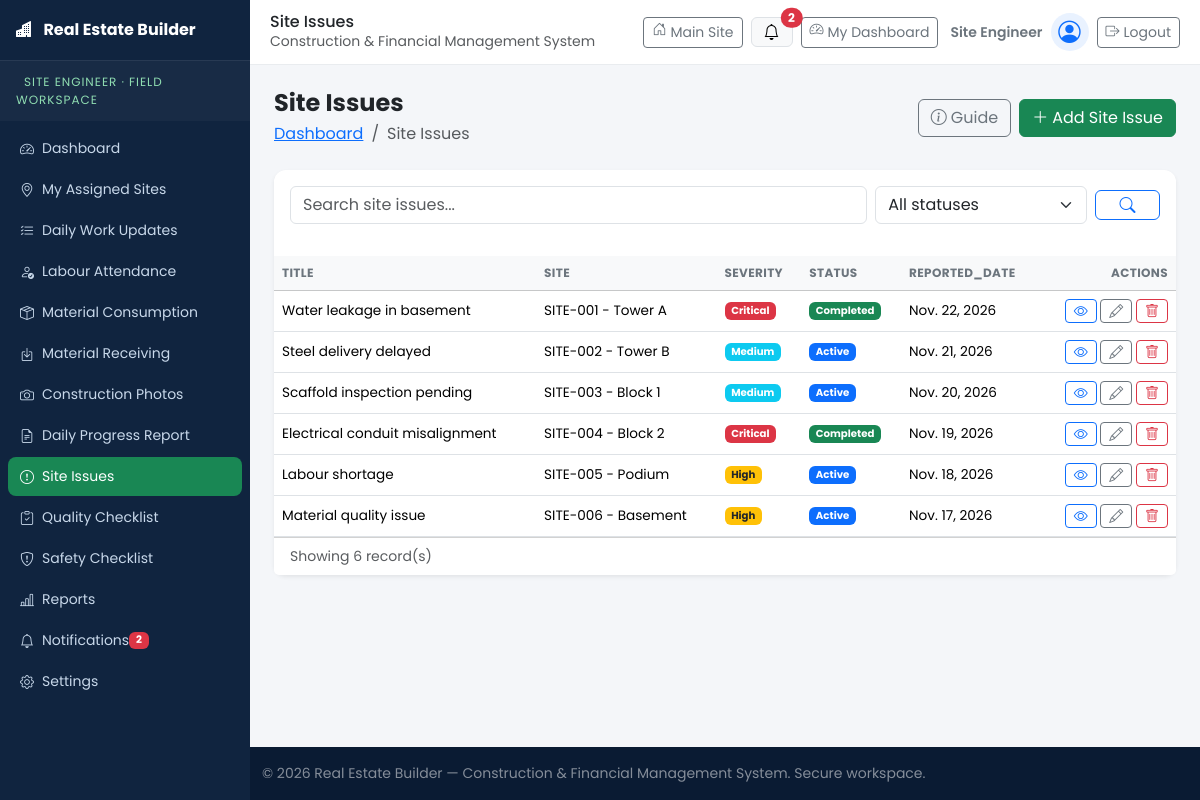
Screenshot of /supervisor/issues/ (signed in) with the database file from the repository.
### accounts/models.py (models this page shows, shortened)
class UserProfile(models.Model):
    ROLE_BUILDER = "BUILDER"
    ROLE_SITE_ENGINEER = "SITE_ENGINEER"
    ROLE_SITE_SUPERVISOR = "SITE_SUPERVISOR"
    ROLE_CONTRACTOR = "CONTRACTOR"
    ROLE_STORE_MANAGER = "STORE_MANAGER"
    ROLE_ACCOUNTANT = "ACCOUNTANT"
    ROLE_LABOUR = "LABOUR"
    ROLE_CHOICES = (
        (ROLE_BUILDER, "Builder / Admin"),
        (ROLE_SITE_ENGINEER, "Site Engineer"),
        (ROLE_SITE_SUPERVISOR, "Site Supervisor"),
        (ROLE_CONTRACTOR, "Contractor"),
        (ROLE_STORE_MANAGER, "Store Manager"),
        (ROLE_ACCOUNTANT, "Accountant"),
        (ROLE_LABOUR, "Labour / Worker"),
    )
    ROLE_ICONS = {
        ROLE_BUILDER: "bi-person-badge",
        ROLE_SITE_ENGINEER: "bi-ruler",
        ROLE_SITE_SUPERVISOR: "bi-hardhat",
        ROLE_CONTRACTOR: "bi-briefcase",
        ROLE_STORE_MANAGER: "bi-box-seam",
        ROLE_ACCOUNTANT: "bi-cash-coin",
        ROLE_LABOUR: "bi-people",
    }
    ROLE_DASHBOARDS = {
        ROLE_BUILDER: "dashboards:dashboard_builder",
        ROLE_SITE_ENGINEER: "dashboards:dashboard_site_engineer",
        ROLE_SITE_SUPERVISOR: "dashboards:dashboard_site_supervisor",
        ROLE_CONTRACTOR: "dashboards:dashboard_contractor",
        ROLE_STORE_MANAGER: "dashboards:dashboard_store_manager",
        ROLE_ACCOUNTANT: "dashboards:dashboard_accountant",
        ROLE_LABOUR: "dashboards:dashboard_labour",
    }
    GENDER_CHOICES = (
        ("", "Prefer not to say"),
        ("MALE", "Male"),
        ("FEMALE", "Female"),
        ("OTHER", "Other"),
    )
    STATUS_ACTIVE = "ACTIVE"
    STATUS_INACTIVE = "INACTIVE"
    STATUS_SUSPENDED = "SUSPENDED"
    STATUS_CHOICES = (
        (STATUS_ACTIVE, "Active"),
        (STATUS_INACTIVE, "Inactive"),
        (STATUS_SUSPENDED, "Suspended"),
    )
    user = models.OneToOneField(User, on_delete=models.CASCADE, related_name="profile")
    full_name = models.CharField(max_length=150)
    email = models.EmailField(max_length=254, unique=True)
    mobile = models.CharField(max_length=20)
    role = models.CharField(max_length=30, choices=ROLE_CHOICES, default=ROLE_BUILDER, db_index=True)
    address = models.TextField(blank=True)
    gender = models.CharField(max_length=10, choices=GENDER_CHOICES, blank=True)
    profile_photo = models.ImageField(upload_to="profiles/", blank=True, null=True)
    account_status = models.CharField(max_length=10, choices=STATUS_CHOICES, default=STATUS_ACTIVE, db_index=True)
    date_registered = models.DateTimeField(auto_now_add=True)
    class Meta:
        ordering = ["-date_registered"]
    @property
    def role_icon(self):
        return self.ROLE_ICONS.get(self.role, "bi-person")
    @property
    def is_active_account(self):
        return self.account_status == self.STATUS_ACTIVE and self.user.is_active
    def get_dashboard_url(self):
        return reverse(self.ROLE_DASHBOARDS.get(self.role, "home"))

### ConstructionManagement/models.py (models this page shows, shortened)
class SiteIssue(models.Model):
    SEVERITY_CHOICES = (
        ("LOW", "Low"),
        ("MEDIUM", "Medium"),
        ("HIGH", "High"),
        ("CRITICAL", "Critical"),
    )
    site = models.ForeignKey(Site, on_delete=models.CASCADE, related_name="issues")
    title = models.CharField(max_length=200)
    description = models.TextField(blank=True)
    severity = models.CharField(max_length=10, choices=SEVERITY_CHOICES, default="MEDIUM")
    status = models.CharField(max_length=20, choices=StatusChoices.choices, default=StatusChoices.ACTIVE)
    reported_by = models.CharField(max_length=120, blank=True)
    reported_date = models.DateField(null=True, blank=True)
    resolved_date = models.DateField(null=True, blank=True)
    resolution = models.TextField(blank=True)
    class Meta:
        ordering = ["-reported_date"]

class Site(models.Model):
    project = models.ForeignKey(Project, on_delete=models.CASCADE, related_name="sites")
    name = models.CharField(max_length=200)
    code = models.CharField(max_length=40, unique=True)
    location = models.CharField(max_length=200, blank=True)
    area_sqft = models.PositiveIntegerField(default=0)
    start_date = models.DateField(null=True, blank=True)
    expected_completion = models.DateField(null=True, blank=True)
    progress = models.PositiveSmallIntegerField(default=0)
    status = models.CharField(max_length=20, choices=StatusChoices.choices, default=StatusChoices.ACTIVE)
    supervisor = models.CharField(max_length=120, blank=True)
    description = models.TextField(blank=True)
    class Meta:
        ordering = ["name"]
    def __str__(self):
        return f"{self.code} - {self.name}"

### ConstructionManagement/views.py (the view)
# urls.py: path("supervisor/<str:page>/", views.supervisor_page, name="supervisor_page"),
@role_required(*FIELD_ROLES)
def supervisor_page(request, page):
    if page == "dashboard":
        return supervisor_dashboard(request)
    if page == "reports":
        return reports(request, "supervisor")
    if page == "settings":
        return settings_page(request, "supervisor")
    if page == "notifications":
        return resource_list(request, "supervisor", "notification", page_title="Notifications")
    if page in SUPERVISOR_PAGES:
        qs = None
        if page == "receiving":
            qs = models.MaterialTransaction.objects.filter(transaction_type="RECEIVED")
        elif page == "materials":
            qs = models.Material.objects.all()
        return resource_list(request, "supervisor", SUPERVISOR_PAGES[page], queryset=qs)
    messages.error(request, "The requested page does not exist.")
    return redirect("supervisor_dashboard")

### ConstructionManagement/forms.py
class SearchForm(forms.Form):
    q = forms.CharField(required=False, label="Search", widget=forms.TextInput(attrs={"class": "form-control", "placeholder": "Search records..."}))
    status = forms.ChoiceField(required=False, choices=[("", "All statuses")] + list(models.StatusChoices.choices), widget=forms.Select(attrs={"class": "form-select"}))

### ConstructionManagement/context_processors.py (called while the page is built)
def global_context(request):
    notifications = Notification.objects.filter(audience__in=["ALL", "MANAGER", "SUPERVISOR"])[:8]
    return {
        "global_notifications": notifications,
        "unread_count": Notification.objects.filter(is_read=False).count(),
        "app_name": "Real Estate Builder",
    }

### ConstructionManagement/templatetags/construction_tags.py (called while the page is built)
@register.filter
def get_item(obj, key):
    return getattr(obj, key, "")

### ConstructionManagement/views.py (called while the page is built)
def _base_template(module):
    if module == "manager":
        return "ConstructionManagement/base_manager.html"
    return "ConstructionManagement/base_supervisor.html"

### ConstructionManagement/templates/ConstructionManagement/site_supervisor/issues.html
﻿{% extends "ConstructionManagement/generic/list.html" %}

### ConstructionManagement/templates/ConstructionManagement/generic/list.html (shortened to what this page needs)
{% extends base_template %}
{% load construction_tags %}
{% block app_content %}
<div class="d-flex flex-wrap justify-content-between align-items-center gap-2 mb-4">
  <div>
    <h4 class="fw-bold mb-1">{{ title }}</h4>
    <nav aria-label="breadcrumb"><ol class="breadcrumb mb-0 small"><li class="breadcrumb-item"><a href="{% if module == 'manager' %}{% url 'manager_dashboard' %}{% else %}{% url 'supervisor_dashboard' %}{% endif %}">Dashboard</a></li><li class="breadcrumb-item active">{{ title }}</li></ol></nav>
  </div>
  <div class="d-flex gap-2">
    <button type="button" class="btn btn-outline-secondary" data-bs-toggle="modal" data-bs-target="#pageGuideModal">
      <i class="bi bi-info-circle me-1"></i>Guide
    </button>
    {% if resource_key != 'notification' %}
      {% if module == 'manager' %}
        <a href="{% url 'manager_add' resource_key %}" class="btn btn-primary"><i class="bi bi-plus-lg me-1"></i>Add {{ resource.singular }}</a>
      {% else %}
        <a href="{% url 'supervisor_add' resource_key %}" class="btn btn-success"><i class="bi bi-plus-lg me-1"></i>Add {{ resource.singular }}</a>
      {% endif %}
    {% endif %}
  </div>
</div>
<div class="card border-0 shadow-sm reveal">
  <div class="card-body p-3">
    <form method="get" class="row g-2 align-items-center">
      <div class="{% if has_status %}col-md-8{% else %}col-md-10{% endif %}">
        <input type="text" name="q" value="{{ query }}" class="form-control" placeholder="Search {{ title|lower }}...">
      </div>
      {% if has_status %}
      <div class="col-md-3">
        <select name="status" class="form-select">
          {% for value, label in search_form.fields.status.choices %}
            <option value="{{ value }}" {% if status_filter == value %}selected{% endif %}>{{ label }}</option>
          {% endfor %}
        </select>
      </div>
      {% endif %}
      <div class="col-md-1 d-grid"><button class="btn btn-outline-primary" type="submit"><i class="bi bi-search"></i></button></div>
    </form>
  </div>
  <div class="table-responsive">
    <table class="table table-hover align-middle mb-0 {% if density == 'compact' %}table-sm{% endif %}">
      <thead class="table-light">
        <tr>
          {% for field in fields %}<th class="text-nowrap">{{ field|cut:"__"|title }}</th>{% endfor %}
          <th class="text-end">Actions</th>
        </tr>
      </thead>
      <tbody>
        {% for obj in objects %}
          <tr>
            {% for field in fields %}
              <td>
                {% if field == 'is_read' %}
                  {% if obj.is_read %}<span class="badge bg-success">Read</span>{% else %}<span class="badge bg-warning text-dark">Unread</span>{% endif %}
                {% elif field == 'status' %}
                  <span class="badge bg-{% if obj.status == 'COMPLETED' %}success{% elif obj.status == 'DELAYED' %}danger{% elif obj.status == 'ACTIVE' %}primary{% elif obj.status == 'PLANNED' %}secondary{% else %}warning text-dark{% endif %}">{{ obj.get_status_display }}</span>
                {% elif field == 'progress' %}
                  <div class="d-flex align-items-center gap-2"><div class="progress flex-grow-1" style="height:6px;min-width:60px"><div class="progress-bar" style="width:{{ obj.progress }}%"></div></div><small>{{ obj.progress }}%</small></div>
                {% elif field == 'severity' %}
                  <span class="badge bg-{% if obj.severity == 'CRITICAL' %}danger{% elif obj.severity == 'HIGH' %}warning text-dark{% else %}info{% endif %}">{{ obj.get_severity_display }}</span>
                {% elif field == 'transaction_type' %}
                  <span class="badge bg-{% if obj.transaction_type == 'RECEIVED' %}success{% else %}warning text-dark{% endif %}">{{ obj.get_transaction_type_display }}</span>
                {% elif field == 'image' %}
                  {% if obj.image %}<img src="{{ obj.image.url }}" alt="" style="width:48px;height:36px;object-fit:cover" class="rounded">{% endif %}
                {% else %}
                  {{ obj|get_item:field|default_if_none:"-" }}
                {% endif %}
              </td>
            {% endfor %}
            <td class="text-end text-nowrap">
              {% if module == 'manager' %}
                <a href="{% url 'manager_detail' resource_key obj.pk %}" class="btn btn-sm btn-outline-primary" title="View"><i class="bi bi-eye"></i></a>
                {% if resource_key != 'notification' %}<a href="{% url 'manager_edit' resource_key obj.pk %}" class="btn btn-sm btn-outline-secondary" title="Edit"><i class="bi bi-pencil"></i></a>{% endif %}
                {% if resource_key == 'dpr' %}<form method="post" action="{% url 'verify_dpr' obj.pk %}" class="d-inline">{% csrf_token %}<button class="btn btn-sm btn-outline-success" title="Verify"><i class="bi bi-check2-circle"></i></button></form>{% endif %}
                {% if resource_key == 'notification' %}<form method="post" action="{% url 'mark_notification_read' obj.pk %}" class="d-inline">{% csrf_token %}<input type="hidden" name="module" value="manager"><button class="btn btn-sm btn-outline-success" title="Mark read"><i class="bi bi-check2"></i></button></form>{% endif %}
                <a href="{% url 'manager_delete' resource_key obj.pk %}" class="btn btn-sm btn-outline-danger" title="Delete"><i class="bi bi-trash"></i></a>
              {% else %}
                <a href="{% url 'supervisor_detail' resource_key obj.pk %}" class="btn btn-sm btn-outline-primary" title="View"><i class="bi bi-eye"></i></a>
                <a href="{% url 'supervisor_edit' resource_key obj.pk %}" class="btn btn-sm btn-outline-secondary" title="Edit"><i class="bi bi-pencil"></i></a>
                <a href="{% url 'supervisor_delete' resource_key obj.pk %}" class="btn btn-sm btn-outline-danger" title="Delete"><i class="bi bi-trash"></i></a>
              {% endif %}
            </td>
          </tr>
        {% empty %}
          <tr><td colspan="{{ fields|length|add:1 }}" class="text-center text-muted py-5">No records found. Use the Add button to create one.</td></tr>
        {% endfor %}
      </tbody>
    </table>
  </div>
  <div class="card-footer bg-white small text-muted">Showing {{ objects|length }} record(s)</div>
</div>
{% endblock %}

### ConstructionManagement/templates/ConstructionManagement/partials/_topbar.html (shortened to what this page needs)
<header class="app-topbar">
  <div class="topbar-title">
    <h5 class="mb-0">{% block topbar_title %}{{ title|default:"Dashboard" }}{% endblock %}</h5>
    <small class="text-muted d-none d-sm-inline">Construction &amp; Financial Management System</small>
  </div>
  <div class="ms-auto d-flex align-items-center gap-2">
    <a class="btn btn-outline-secondary btn-sm d-none d-sm-inline-flex" href="{% url 'home' %}">
      <i class="bi bi-house-door me-1"></i> Main Site
    </a>
    <div class="dropdown">
      <button class="btn btn-light border position-relative" type="button" data-bs-toggle="dropdown" aria-label="Notifications">
        <i class="bi bi-bell"></i>
        {% if unread_count %}<span class="position-absolute top-0 start-100 translate-middle badge rounded-pill bg-danger">{{ unread_count }}</span>{% endif %}
      </button>
    </div>
    {% if user.is_authenticated %}
      <a class="btn btn-outline-secondary btn-sm d-none d-sm-inline-flex" href="{{ user.profile.get_dashboard_url }}">
        <i class="bi bi-speedometer2 me-1"></i> My Dashboard
      </a>
      <span class="small fw-semibold text-secondary d-none d-md-inline">
        <i class="bi {{ user.profile.role_icon }} me-1"></i>{{ user.profile.get_role_display }}
      </span>
      <span class="topbar-avatar" title="{{ user.profile.full_name }}"><i class="bi bi-person-circle"></i></span>
      <form method="post" action="{% url 'accounts:logout' %}" class="d-inline mb-0">
        <button type="submit" class="btn btn-outline-secondary btn-sm" title="Log out">
          <i class="bi bi-box-arrow-right me-1"></i><span class="d-none d-md-inline">Logout</span>
        </button>
      </form>
    {% else %}
      <a class="btn btn-sm reb-btn-gold" href="{% url 'accounts:login' %}"><i class="bi bi-box-arrow-in-right me-1"></i>Login</a>
    {% endif %}
  </div>
</header>

### ConstructionManagement/static/css/style.css (style rules this page uses)
:root { --reb-sidebar-width: 250px; --reb-primary: #0d6efd; --reb-success: #198754; --reb-bg: #f4f6f9; }
body.reb-body, body.auth-shell { font-family: "Poppins", system-ui, -apple-system, "Segoe UI", Roboto, sans-serif; }
body.reb-body { background: var(--reb-bg); }
.app-layout { display: flex; min-height: 100vh; }
.app-topbar { background: #fff; border-bottom: 1px solid #e9ecef; padding: 12px 20px; display: flex; align-items: center; gap: 8px; position: sticky; top: 0; z-index: 1030; animation: rebFadeDown .4s ease both; }
.topbar-title h5 { font-size: 1rem; }
.topbar-avatar { width: 38px; height: 38px; border-radius: 50%; background: #e9f2ff; display: grid; place-items: center; font-size: 1.4rem; color: var(--reb-primary); }
.app-topbar .badge.rounded-pill { animation: rebPulse 2.4s ease-in-out infinite; }
.card { border-radius: 12px; }
.table thead th { font-size: .75rem; text-transform: uppercase; letter-spacing: .03em; color: #6c757d; }
.table td { font-size: .85rem; }
.js-enabled .reveal { opacity: 0; transform: translateY(18px); }
.js-enabled .reveal.is-visible { animation: rebFadeUp .6s ease forwards; }
:root { --reb-navy: #0a1b33; --reb-navy-2: #102a4c; --reb-gold: #d4af37; --reb-gold-dark: #b8860b; --reb-light: #f4f6f9; --reb-ink: #1b2b45; }
html { scroll-behavior: smooth; scroll-padding-top: 80px; }

### rows the page displays
SiteIssue: fields "Water leakage in basement" "SITE-001 - Tower A" "Nov. 22, 2026", severity "Critical", status "Completed"
SiteIssue: fields "Steel delivery delayed" "SITE-002 - Tower B" "Nov. 21, 2026", severity "Medium", status "Active"
SiteIssue: fields "Scaffold inspection pending" "SITE-003 - Block 1" "Nov. 20, 2026", severity "Medium", status "Active"
SiteIssue: fields "Electrical conduit misalignment" "SITE-004 - Block 2" "Nov. 19, 2026", severity "Critical", status "Completed"
SiteIssue: fields "Labour shortage" "SITE-005 - Podium" "Nov. 18, 2026", severity "High", status "Active"
SiteIssue: fields "Material quality issue" "SITE-006 - Basement" "Nov. 17, 2026", severity "High", status "Active"

### other values shown
{{ unread_count }} "2"
{{ title|default:"Dashboard" }} "Site Issues"
{{ user.profile.get_role_display }} "Site Engineer"
{{ title }} "Site Issues"
{{ resource.singular }} "Site Issue"
{{ field|cut:"__"|title }} "TITLE" "SITE" "SEVERITY" "STATUS" "REPORTED_DATE"
{{ objects|length }} "6"
form field status "All statuses"
